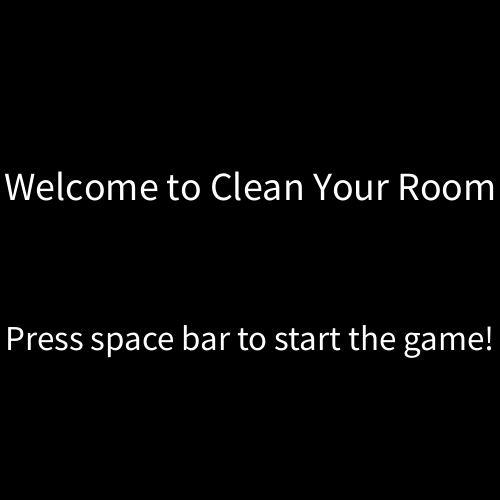
Frame 1 (no input)
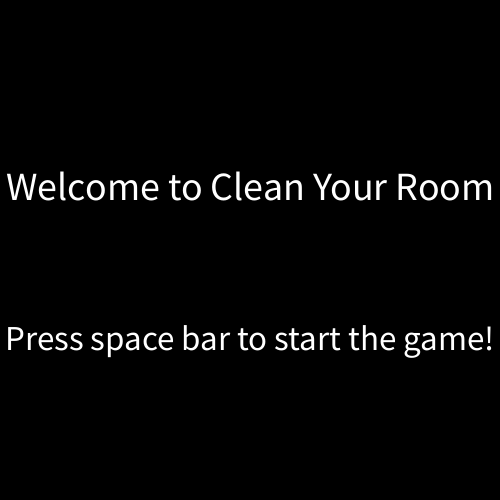
Frame 60 (the mouse pressed at the canvas centre just before this capture)
Frame 120 (the mouse held since frame 60 and released just before this capture): identical to frame 60, image omitted

The Processing sketch that drew these frames (run headless with seeded random() and noise(); from frame 60 on, the mouse is pressed at the canvas centre):

// Processing sketch: CleanYourRoomGame
// ── CleanYourRoomGame.pde
//Sophie O'Bryant | April 26, | Clean your room game
boolean play;
PImage bg;
int x, y, score, tarX, tarY;
float d;

void setup() {
  size(500, 500);
  play = false;
  x = 50;
  y = 50;
  score = 0;
  tarX = int(random(width));
  tarY = int(random(height));
  d = 0;
  // ti.start();
}

void draw() {
  if (!play) {
    startScreen();
  } else {
    background(#B99B83);
    drawBackground();
    d = dist(x, y, tarX, tarY);
    target();
    textSize(20);
    score();
    println(d);
    ellipse(x, y, 20, 20);
    rectMode(CENTER);
    rect(tarX, tarY, 20, 20);
  }
}


void keyPressed() {

  if (key == CODED) {
    if (keyCode == UP) {
      y = y -10 ;
    } else if (keyCode == DOWN) {
      y = y +10;
    } else if (keyCode == RIGHT) {
      x = x +10;
    } else if (keyCode == LEFT) {
      x = x -10;
    }
  }
  if (key == ' ') {
    play = true;
  }
}

void score() {
  rectMode(CORNER);
  fill(#ED88D7, 128);
  fill(#553C06);
  rect(0, 0, width, 30);
  fill(#FFFFFF);
  text("Score: " + score, 10, 25);
  text("Dist: " + d, width-100, 25);
}

void target() {
  if (d<20) {
    score = score + 100;
    tarX = int(random(width));
    tarY = int(random(height));
  }
}
void drawBackground() {
}
void startScreen() {
  background(0);
  fill(255);
  textSize(40);
  textAlign(CENTER);
  text("Welcome to Clean Your Room", width/2, 200);
  textSize(35);
  text("Press space bar to start the game!", width/2, 350);
}
void gameOver() {
  background(0);
  fill(255);
  textSize(40);
  textAlign(CENTER);
  text("Game Over", width/2, 400);
  text("You Won!", width/2, 440);
  noLoop();
}
void infoPanel() {
  fill(128, 128);
}
